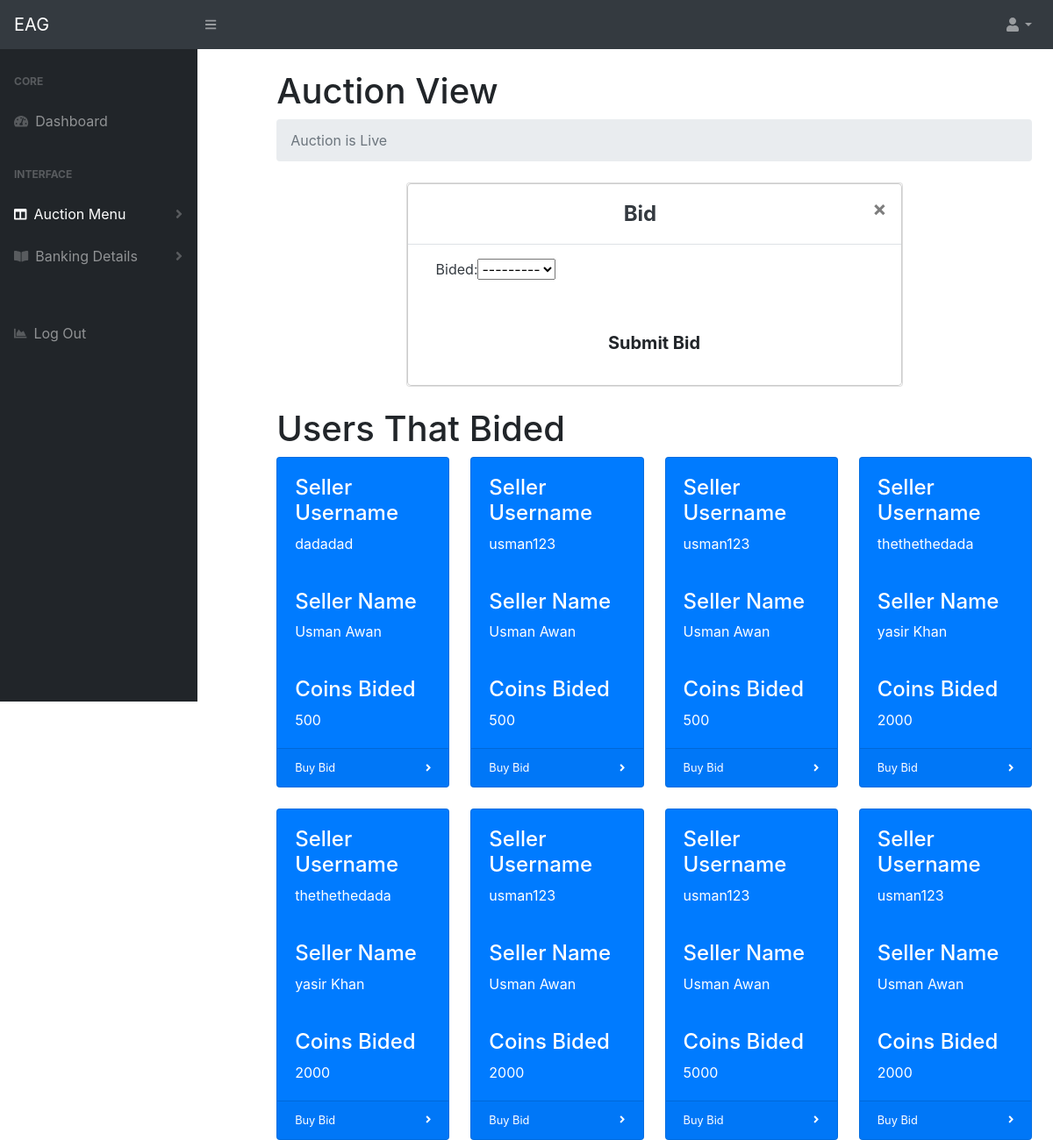
/ViewAuction/ (signed in, upper part), run on an earlier commit of the app's database.
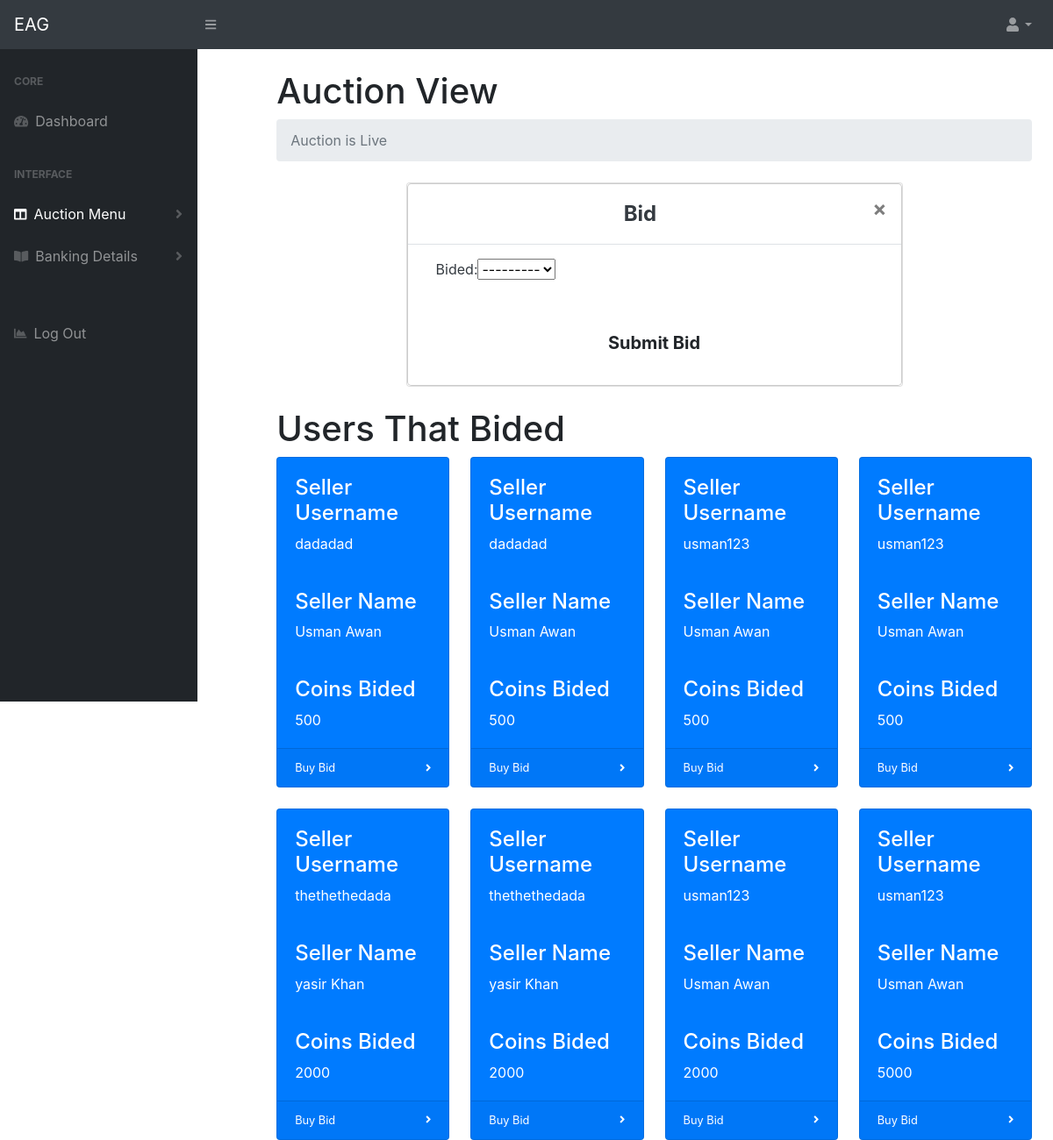
And on a later commit of the database.
### dashboard/models.py (models this page shows, shortened)
class Bids(models.Model):
    customer = models.ForeignKey(Customer, null=True, on_delete= models.SET_NULL)
    auction = models.ForeignKey(Auction, null=True, on_delete= models.SET_NULL)
    CATEGORY = (
			('500', 'R500'),
			('1000', 'R1000'),
			('2000', 'R2000'),
			('5000', 'R5000'),
			)
    bided =models.CharField(max_length=200, null=True, choices=CATEGORY)
    remainingbid = models.IntegerField(default=0)
    date_created = models.DateTimeField(auto_now_add=True, null=True)

class Customer(models.Model):
    user = models.OneToOneField(User, on_delete=models.CASCADE, null=True)
    name = models.CharField(max_length=200, null=True)
    first_name = models.CharField(max_length=200, null=True)
    last_name = models.CharField(max_length=200, null=True)
    account_holder_name = models.CharField(max_length=200, null=True)
    account_number = models.CharField(max_length=200, null=True)
    phone = models.CharField(max_length=200, null=True)
    CATEGORY = (
			('Capitec', 'Capitec'),
			('Absa', 'Absa'),
			('Nedbank', 'Nedbank'),
			('Standard Bank', 'Standard_bank'),
			('Tyme Bank', 'Tyme'),
			('Bidvest', 'Bidvest'),
			('African Bank', 'African_Bank'),
			('Gro bank south Africa', 'Gro_bank_south_Africa'),
			('FNB South Africa', 'FNB_South_Africa'),
			('FNB Namibia', 'FNB_Namibia'),
			('FNB South Africa', 'FNB_South_Africa'),
			('FNB Swaziland', 'FNB_Swaziland'),
			('FNB Zambia', 'FNB_Zambia'),
			)
    banks = models.CharField(max_length=200, null=True, choices=CATEGORY)
    def __str__(self):
        return str(self.name)

### dashboard/views.py (the view, shortened to what this page needs)
# urls.py: path('ViewAuction/', views.auctiondetail, name="view_auction"),
@login_required(login_url="homepage")
def auctiondetail(request):
    customer = request.user.customer
    latestauction  = ''
    coins = customer.coins_set.all()
    now = datetime.datetime.now().strftime('%H:%M:%S')
    hour = now.split(':')
    hours =   int(hour[0])
    mins = int(hour[1])
    live = False
    msg1 = msg2= False
    if((hours>=10 and mins<=30 )):
        live=True
        latestauction  = Auction.objects.last()
        allbids =latestauction.bids_set.all().order_by('-date_created')
    if (hours>=18 and mins>=30) and (hours<=19):
        live=True
    allbids =''
    if live:
        latestauction  = Auction.objects.last()
        allbids =latestauction.bids_set.all().order_by('-date_created')
    bidform = BidForm(initial={'customer':customer, 'auction':latestauction})
    value_bided = 0
    mymessage = ""
    mymessage2 = ""
    coinform = CoinsForm(instance=coins[0])
    context = {
        'customer': customer,
        'coins':  coins,
        'bidform':bidform,
        'coinform': coinform,
        'allbids': allbids,
        'mymessage': mymessage,
        'mymessage2': mymessage2,
        'live': live,
        'msg1': msg1,
        'msg2': msg2,
    }
    return render(request, 'dashboard/dist/ViewAuction.html', context)

### dashboard/forms.py
class BidForm(ModelForm):
    class Meta:
        model = Bids
        fields = '__all__'

class CoinsForm(ModelForm):
    class Meta:
        model = Coins
        fields = '__all__'

### dashboard/models.py (called while the page is built)
    def __str__(self):
        return str(self.date_created)

### dashboard/templates/dashboard/dist/ViewAuction.html (shortened to what the changed rows need)
<!DOCTYPE html>
{% load static %}
<html lang="en">
<head>
    <link href="{%static 'css/styles.css' %}" rel="stylesheet" />
    <link href="https://cdn.datatables.net/1.10.20/css/dataTables.bootstrap4.min.css" rel="stylesheet"
 />
</head>
<body class="sb-nav-fixed">
    <div id="layoutSidenav">
    <div id="layoutSidenav_content">
        <main>
            <div class="container-fluid">
                <h1 class="mt-4">Auction View</h1>
                {% if live %}
                <div class="row">
                    <div class="col-lg-8">
                        <div class="card text-dark mb-4 biding">
                            <form method="POST" action="">
                                <div class="modal-content myModel">
                                    <div class="modal-body mx-3 biding">
                                        <div class="md-form ">
                                            {{bidform}}
                                        </div>
                                    </div>
                                </div>
                            </form>
                        </div>
                    </div>
                </div>
                <h1 class="d-block">Users That Bided</h1>
                <div class="row">
                    {% for bid in allbids %}
                    <div class="col-xl-3 col-md-6">
                        <div class="card bg-primary text-white mb-4">
                            <div class="card-body">
                                <h4>Seller Username</h4> {{bid.customer.user}}
                            </div>
                            <div class="card-body">
                                <h4>Seller Name</h4> {{bid.customer.user.first_name}} {{bid.customer.user.last_name}}
                            </div>
                            <div class="card-body">
                                <h4>Coins Bided</h4> {{bid.bided}}
                            </div>
                            <div class="card-footer d-flex align-items-center justify-content-between">
                                <a class="small text-white stretched-link" href="{% url 'pay_customer' bid.id %}">Buy
                                    Bid</a>
                                <div class="small text-white"><i class="fas fa-angle-right"></i></div>
                            </div>
                        </div>
                    </div>
                    {% endfor %}
                </div>
                {% else %}
                <h1 class="text-center m-4 p-4 display-3 text-danger">Please wait for Auction to get live</h1>
                {% endif %}
        </main>
    </div>
    </div>
</body>
</html>

What changed in the data, as far as the page shows it:
no longer on this page (row unchanged): Bids: customer.user "usman123", customer.user.first_name "Usman", customer.user.last_name "Awan", bided "2000"
added Bids: customer.user "dadadad", customer.user.first_name "Usman", customer.user.last_name "Awan", bided "500"
